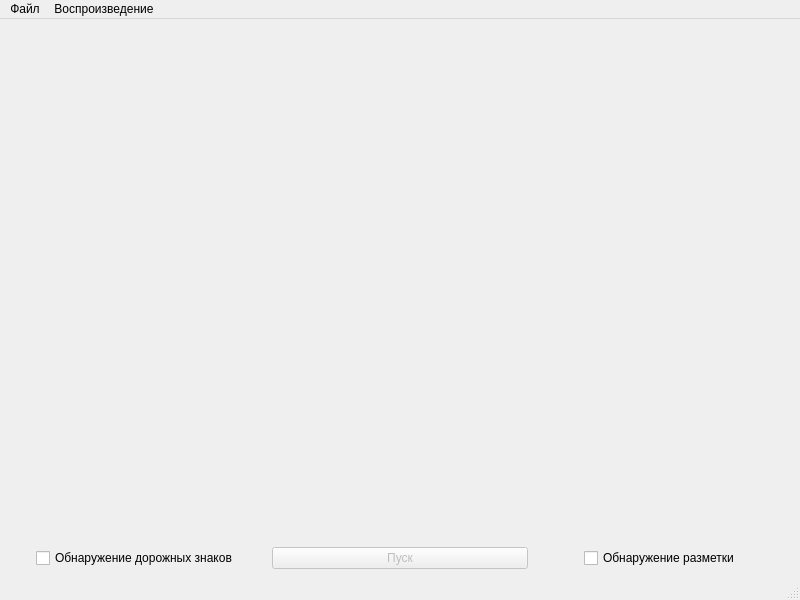
<?xml version="1.0" encoding="UTF-8"?>
<ui version="4.0">
 <class>MainWindow</class>
 <widget class="QMainWindow" name="MainWindow">
  <property name="geometry">
   <rect>
    <x>0</x>
    <y>0</y>
    <width>800</width>
    <height>600</height>
   </rect>
  </property>
  <property name="windowTitle">
   <string>Road Signs &amp; Markup Detector</string>
  </property>
  <widget class="QWidget" name="centralwidget">
   <layout class="QVBoxLayout" name="verticalLayout" stretch="1,0">
    <item>
     <widget class="QLabel" name="image_view">
      <property name="maximumSize">
       <size>
        <width>16777215</width>
        <height>16777215</height>
       </size>
      </property>
      <property name="text">
       <string/>
      </property>
     </widget>
    </item>
    <item>
     <layout class="QHBoxLayout" name="horizontalLayout">
      <item alignment="Qt::AlignHCenter">
       <widget class="QCheckBox" name="enable_signs_detection_checkbox">
        <property name="layoutDirection">
         <enum>Qt::LeftToRight</enum>
        </property>
        <property name="text">
         <string>Обнаружение дорожных знаков</string>
        </property>
       </widget>
      </item>
      <item>
       <widget class="QPushButton" name="start_btn">
        <property name="enabled">
         <bool>false</bool>
        </property>
        <property name="text">
         <string>Пуск</string>
        </property>
       </widget>
      </item>
      <item alignment="Qt::AlignHCenter">
       <widget class="QCheckBox" name="enable_road_marking_checkbox">
        <property name="text">
         <string>Обнаружение разметки</string>
        </property>
       </widget>
      </item>
     </layout>
    </item>
   </layout>
  </widget>
  <widget class="QMenuBar" name="menubar">
   <property name="geometry">
    <rect>
     <x>0</x>
     <y>0</y>
     <width>800</width>
     <height>18</height>
    </rect>
   </property>
   <widget class="QMenu" name="menu">
    <property name="title">
     <string>Файл</string>
    </property>
    <addaction name="load_file_action"/>
    <addaction name="camera_action"/>
    <addaction name="separator"/>
    <addaction name="quit_action"/>
   </widget>
   <widget class="QMenu" name="menu_2">
    <property name="title">
     <string>Воспроизведение</string>
    </property>
    <addaction name="start_pause_action"/>
   </widget>
   <addaction name="menu"/>
   <addaction name="menu_2"/>
  </widget>
  <widget class="QStatusBar" name="statusbar"/>
  <action name="load_file_action">
   <property name="text">
    <string>Загрузить</string>
   </property>
   <property name="shortcut">
    <string>Ctrl+O</string>
   </property>
  </action>
  <action name="quit_action">
   <property name="text">
    <string>Выход</string>
   </property>
   <property name="shortcut">
    <string>Ctrl+Q</string>
   </property>
  </action>
  <action name="start_pause_action">
   <property name="text">
    <string>Пуск/пауза</string>
   </property>
   <property name="shortcut">
    <string>Space</string>
   </property>
  </action>
  <action name="camera_action">
   <property name="text">
    <string>Камера</string>
   </property>
  </action>
 </widget>
 <resources/>
 <connections/>
</ui>
